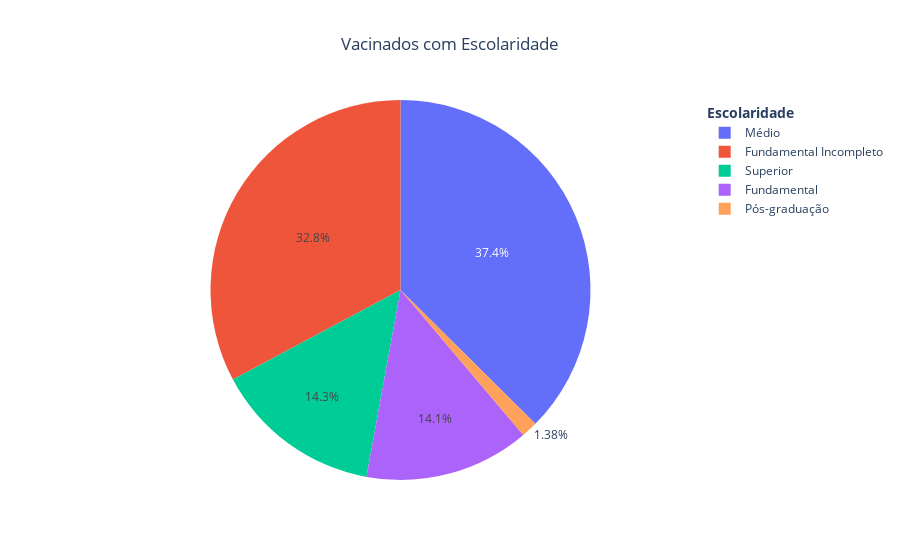

The notebook cell this image was saved under:
### Code cell
data_agrupamento_3_true = data_agrupamento_3[data_agrupamento_3.Vacinados]
fig = px.pie(data_agrupamento_3_true, values='Quantidade', names='Escolaridade', 
             title='Vacinados com Escolaridade')
fig.update_layout(
    legend_title="<b>Escolaridade</b>",title_x=0.5
   
)
fig.show()

### Figure 1 — Plotly figure (JSON) as saved in the notebook; plotly's stock layout.template omitted (floating-point values rounded to 4 significant figures)
{"data": [{"domain": {"x": [0, 1], "y": [0, 1]}, "hovertemplate": "Escolaridade=%{label}<br>Quantidade=%{value}<extra></extra>", "labels": ["Fundamental", "Fundamental Incompleto", "Médio", "Pós-graduação", "Superior"], "legendgroup": "", "name": "", "showlegend": true, "type": "pie", "values": [695, 1622, 1851, 68, 708]}], "layout": {"legend": {"title": {"text": "<b>Escolaridade</b>"}, "tracegroupgap": 0}, "title": {"text": "Vacinados com Escolaridade", "x": 0.5}}}
